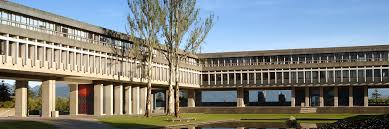
%> input picture houghTransform/sfu.jpg, 389 x 129 px
$ octave main.m   (GNU Octave 9; MATLAB toolbox functions it lacks are replaced by stand-ins)
%> lines starting %> are read from the running program, lines starting %| are printed output that depends on the picture
### houghTransform/houghTransform.m
function [H] = houghTransform(I, threshold, rhoResolution, thetaResolution)

[m, n] = size(I);

% Calculate scale bins of H for theta and rho
diagonalizeSize = sqrt(m^2+n^2);
rhoScale = 0 : rhoResolution : diagonalizeSize;
thetaScale = 0 : thetaResolution : pi;

% Allocate memory for H
H = zeros(size(thetaScale, 2), size(rhoScale, 2));

% Iterate over image and calculate rho for all theta per pixel
% Perform voting

[X, Y] = find(I >= threshold);
for i = 1 : length(X)
    x = X(i);
    y = Y(i);
    if (I(x, y) >= threshold)
        for theta_j = 1 : numel(thetaScale)
            theta = thetaScale(theta_j);
            rho = x * cos(theta) + y * sin(theta);
            [~, rho] = min(abs(rhoScale - rho), [], 2);
            H(theta_j, rho) = H(theta_j, rho) + 1;
        end
    end

end

### houghTransform/main.m
clear all;

%parameters
sigma     = 2;
threshold = 0.2;
rhoRes    = 1;
thetaRes  = pi/360;

% Load image
I = imread('sfu.jpg');
%> I is the input picture: size 129x389x3 uint8; mean R, G, B 127.8, 131.1, 127.7

% Convert to grayscale and scale to [0,1]
if (ndims(I) == 3)
    I = rgb2gray(I);
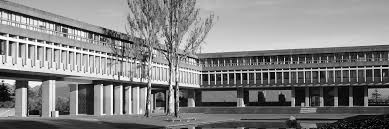
%> I: size 129x389 uint8; min 0, max 254, mean 129.7
end

I = double(I) / 255;
%> I: size 129x389 double

% Gaussian filter
I = imgaussfilt(I, sigma);
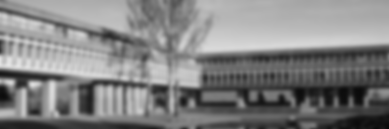
%> I: size 129x389 double; min 0.0342, max 0.901, mean 0.509

% Edge filter - use edge()
Iedge = edge(I);
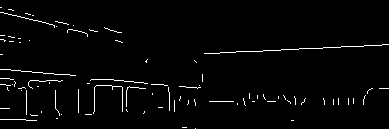
%> Iedge: size 129x389 logical; 2.3% white in thin lines or dots
imshow(Iedge);

% Hough transform
[H] = houghTransform(I, threshold, rhoRes, thetaRes);
%> in houghTransform, `[X, Y] = find(I >= threshold);`: X = 46305 values from 1 to 129; Y = 46305 values from 1 to 389
%> (the run ends here)
